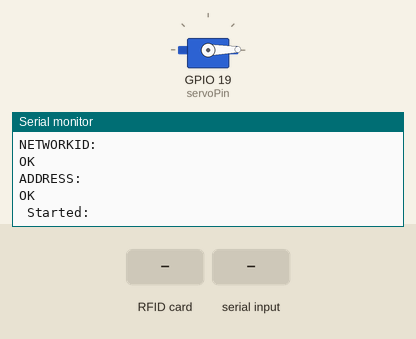
This sketch was run on a simulated ESP32. Parts: servo, the last lines printed to the serial monitor. The inputs (shaded band) are chosen by the test bench. The modem accepts every AT command (registered, SIM ready, sends succeed) and sends nothing else.

Above: at 15.1 s.
15.2 s: RFID card 5E 7A 19 C4 held to the reader
At 15.7 s:
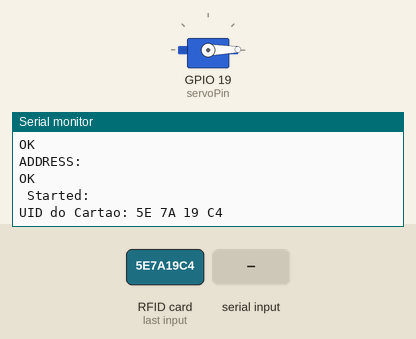
16.7 s: "1,1\n" received over the second serial link
At 18.9 s:
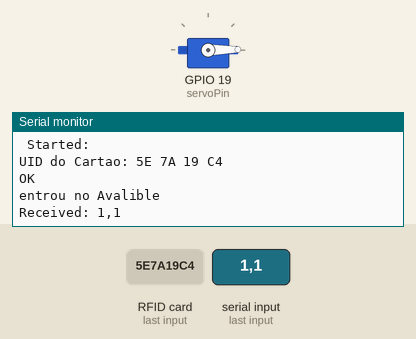
19.2 s: "+RCV" received over the second serial link
At 20.6 s:
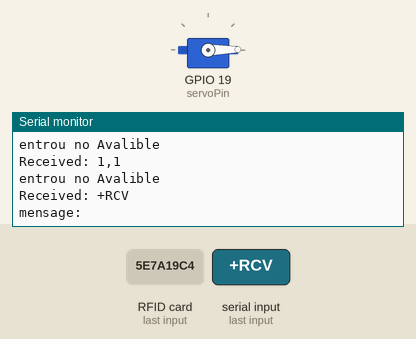
21.7 s: "1" received over the second serial link
At 23.4 s:
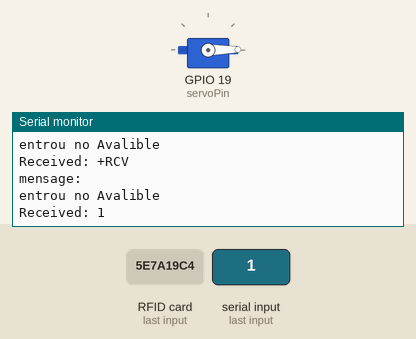

The sketch:

Arduino_Sender.ino
```cpp
#include <SoftwareSerial.h>
#include <SPI.h>
#include <MFRC522.h>
#include <Servo.h>

//Portas para configurar SoftwareSerial
#define txLoraPin 2  // Pino onde o Tx do Sensor está conectado
#define rxLoraPin 3  // Pino onde o Rx do Sensor está conectado

#define txEspPin 5
#define rxEspPin 4

#define SS_PIN 10  // Pino Slave Select (SS) do RC522
#define RST_PIN 9  // Pino Reset do RC522
// Definicoes pino modulo RC522
MFRC522 mfrc522(SS_PIN, RST_PIN);


//Parametros para configurar o Modulo Lora
#define IPR 115200
#define BAND 870000000  // Frequência do rádio LoRa
#define NETWORKID 18
#define ADDRESS 1
#define NETWORKIDSender 2

#define SPREADING_FACTOR 9  // Spreading Factor do rádio LoRa
#define BANDWIDTH 7         // Bandwidth do rádio LoRa (125KHz)
#define CODING_RATE 1       // Coding Rate do rádio LoRa
#define PREAMBLE 12         // Preamble Length do rádio LoRa


#define velocidadeSerial 9600
#define velocidadeSerialLora 115200


//SoftwareSerial lora(rxLoraPin, txLoraPin);
SoftwareSerial lora(txLoraPin, rxLoraPin);
SoftwareSerial ESP(txEspPin, rxEspPin);
Servo servo1;


int servoPin = 19;  // Altere o pino conforme necessário
int fechadura = 0;
int *pfechadura = &fechadura;
int tempo_movimento = 15;
int tempoDelay = 100;


// Método que inicializa o módulo LoRa
void setupLoRaRYLR896() {
  Serial.print("Começar Configuração:\r\n");
  delay(tempoDelay);

  lora.print("AT\r\n");
  delay(tempoDelay);
  Serial.print("AT:" + lora.readString());

  lora.print("AT+IPR=" + String(IPR) + "\r\n");
  delay(tempoDelay);
  Serial.print("IPR:" + lora.readString());

  lora.print("AT+BAND=" + String(BAND) + "\r\n");  //Bandwidth set to 868.5MHz
  delay(tempoDelay);
  Serial.print("BAND:" + lora.readString());

  lora.print("AT+ADDRESS=" + String(ADDRESS) + "\r\n");  //needs to be unique
  delay(tempoDelay);
  Serial.print("ADDRESS:" + lora.readString());

  delay(tempoDelay);
  lora.print("AT+NETWORKID=" + String(NETWORKID) + "\r\n");  //needs to be same for receiver and transmitter
  delay(tempoDelay);
  Serial.print("NETWORKID:" + lora.readString());

  lora.print("AT+PARAMETER=" + String(SPREADING_FACTOR) + "," + String(BANDWIDTH) + "," + String(CODING_RATE) + "," + String(PREAMBLE) + "\r\n");
  delay(tempoDelay);
  Serial.print("PARAMETER:" + lora.readString());
  delay(tempoDelay);
}

void showSetupLoRaRYLR896() {
  String suport = "";
  Serial.print("\r\n");
  Serial.print("Confirmar Configuração:\r\n");
  ESP.println("Confirmar Configuração:");
  delay(tempoDelay);

  lora.print("AT\r\n");
  suport = lora.readString();
  Serial.print("AT:" + suport);
  ESP.println("AT:" + suport);

  delay(tempoDelay);


  lora.print("AT+IPR?\r\n");
  suport = lora.readString();
  Serial.print("IPR:" + suport);
  ESP.println("IPR:" + suport);
  delay(tempoDelay);


  lora.print("AT+BAND?\r\n");  //Bandwidth set to 868.5MHz
  suport = lora.readString();
  Serial.print("BAND:" + suport);
  ESP.println("BAND:" + suport);
  delay(tempoDelay);

  lora.print("AT+PARAMETER?\r\n");  //For Less than 3Kms*/
  suport = lora.readString();
  Serial.print("PARAMETER:" + suport);
  ESP.println("PARAMETER:" + suport);
  delay(tempoDelay);

  lora.print("AT+NETWORKID?\r\n");  //needs to be same for receiver and transmitter
  suport = lora.readString();
  Serial.print("NETWORKID:" + suport);
  ESP.println("NETWORKID:" + suport);
  delay(tempoDelay);

  lora.print("AT+ADDRESS?\r\n");  //needs to be unique
  suport = lora.readString();
  Serial.print("ADDRESS:" + suport);
  ESP.println("ADDRESS:" + suport);
  delay(tempoDelay);
}

void moverServo(int *pfechadura) {

  servo1.attach(servoPin);

  if (pfechadura == 0) {
    for (int posDegrees = 0; posDegrees <= 180; posDegrees++) {
      servo1.write(posDegrees);
      delay(tempo_movimento);
    }
    Serial.println("Fechadura aberta!");
    pfechadura = 1;
  } else if (pfechadura == 1) {
    for (int posDegrees = 180; posDegrees >= 0; posDegrees--) {
      servo1.write(posDegrees);
      delay(tempo_movimento);
    }
    Serial.println("Fechadura fechada!");
    pfechadura = 0;
  }

  servo1.detach();
}

void setup() {

  // Inicia o MFRC522
  SPI.begin();
  mfrc522.PCD_Init();

  //inicializa Servo porta 19
  servo1.attach(servoPin);
  servo1.write(1);
  servo1.detach();
  delay(100);

  Serial.begin(velocidadeSerial);  // Inicialização da comunicação lora
  delay(tempoDelay);

  ESP.begin(velocidadeSerial);
  delay(tempoDelay);

  lora.begin(velocidadeSerialLora);  // Inicialização da comunicação lora
  setupLoRaRYLR896();
  showSetupLoRaRYLR896();


  Serial.println("\n Started:\n");
}

void loop() {

  if (lora.available()) {
    Serial.print("entrou no Avalible");
    Serial.print("\r\n");

    String received = lora.readString();
    Serial.println("Received: " + received);

    if (received.indexOf("+RCV") >= 0) {

      int delimiter, delimiter_1, delimiter_2, delimiter_3;
      delimiter = received.indexOf(",");
      delimiter_1 = received.indexOf(",", delimiter + 1);
      delimiter_2 = received.indexOf(",", delimiter_1 + 1);
      delimiter_3 = received.indexOf(",", delimiter_2 + 1);
      int lengthMessage = received.substring(delimiter + 1, delimiter_1).toInt();

      String message = received.substring(delimiter_1 + 1, delimiter_1 + lengthMessage + 1);

      Serial.println("mensage: " + message);

      if (message == "1") {  // Substitua pelo UID do seu cartão válido
        moverServo(fechadura);
      }
    }
  }

  if (mfrc522.PICC_IsNewCardPresent() && mfrc522.PICC_ReadCardSerial()) {
    // Mostra UID na serial
    String conteudo = "";
    for (byte i = 0; i < mfrc522.uid.size; i++) {
      conteudo.concat(String(mfrc522.uid.uidByte[i] < 0x10 ? "0" : " "));
      conteudo.concat(String(mfrc522.uid.uidByte[i], HEX));
    }
    conteudo.toUpperCase();
    Serial.println("UID do Cartao:" + conteudo);
    ESP.println("UID do Cartao:" + conteudo);

    lora.print("AT+SEND=0," + String(conteudo.length()) + "," + String(conteudo) + "\r\n");
    Serial.print(lora.readString());
  }
}

/*
void send(String Transmit, int address) {
  int TransmitLength = Transmit.length();
  String message = "AT+SEND=" + String(address) + "," + String(TransmitLength) + "," + Transmit + "\n\r";
  Serial.print(message);
  //Serial.println(message);
}
*/
```

Measured:
- after the input at 15.2 s, the serial monitor: prints a new line at once (image 1)
- after the input at 16.7 s, the serial monitor: prints a new line at once (image 2)
- after the input at 19.2 s, the serial monitor: prints a new line after 1.0 s (image 3)
- after the input at 21.7 s, the serial monitor: prints a new line after 1.0 s (image 4)
